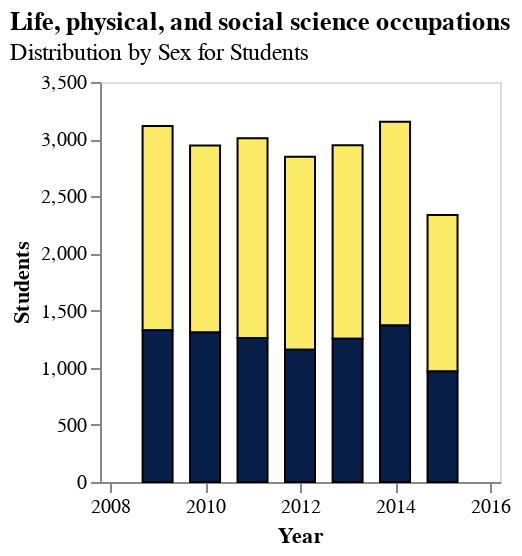

Notebook source saved alongside this figure:
### Code cell
TimeSeriesBar(student_melted, 'Life, physical, and social science occupations', "Students")

### Figure 1 — Vega-Lite specification as saved in the notebook (floating-point values rounded to 4 significant figures)
{"config": {"view": {"continuousWidth": 300, "continuousHeight": 300}}, "data": {"name": "data-ce85f2150995ffcec4581403e9d7e268"}, "mark": {"type": "bar", "size": 15, "stroke": "black", "strokeWidth": 1}, "encoding": {"color": {"field": "SEX", "legend": null, "scale": {"range": ["#FBEA65", "#081F49"]}, "type": "nominal"}, "x": {"axis": {"grid": false, "title": "Year"}, "field": "year", "scale": {"domain": ["2008-01-01T00:00:00", "2016-01-01T00:00:00"]}, "type": "temporal"}, "y": {"axis": {"grid": false, "title": "Students"}, "field": "count", "stack": true, "type": "quantitative"}}, "height": 200, "title": {"text": "Life, physical, and social science occupations", "subtitle": "Distribution by Sex for Students", "anchor": "start"}, "width": 200, "$schema": "https://vega.github.io/schema/vega-lite/v5.17.0.json", "datasets": {"data-ce85f2150995ffcec4581403e9d7e268": [{"year": "2009-01-01T00:00:00", "OCCUPATION": "Life, physical, and social science occupations", "SEX": "F", "count": 1787}, {"year": "2010-01-01T00:00:00", "OCCUPATION": "Life, physical, and social science occupations", "SEX": "F", "count": 1636}, {"year": "2011-01-01T00:00:00", "OCCUPATION": "Life, physical, and social science occupations", "SEX": "F", "count": 1749}, {"year": "2012-01-01T00:00:00", "OCCUPATION": "Life, physical, and social science occupations", "SEX": "F", "count": 1687}, {"year": "2013-01-01T00:00:00", "OCCUPATION": "Life, physical, and social science occupations", "SEX": "F", "count": 1693}, {"year": "2014-01-01T00:00:00", "OCCUPATION": "Life, physical, and social science occupations", "SEX": "F", "count": 1783}, {"year": "2015-01-01T00:00:00", "OCCUPATION": "Life, physical, and social science occupations", "SEX": "F", "count": 1370}, {"year": "2009-01-01T00:00:00", "OCCUPATION": "Life, physical, and social science occupations", "SEX": "M", "count": 1327}, {"year": "2010-01-01T00:00:00", "OCCUPATION": "Life, physical, and social science occupations", "SEX": "M", "count": 1308}, {"year": "2011-01-01T00:00:00", "OCCUPATION": "Life, physical, and social science occupations", "SEX": "M", "count": 1259}, {"year": "2012-01-01T00:00:00", "OCCUPATION": "Life, physical, and social science occupations", "SEX": "M", "count": 1158}, {"year": "2013-01-01T00:00:00", "OCCUPATION": "Life, physical, and social science occupations", "SEX": "M", "count": 1254}, {"year": "2014-01-01T00:00:00", "OCCUPATION": "Life, physical, and social science occupations", "SEX": "M", "count": 1370}, {"year": "2015-01-01T00:00:00", "OCCUPATION": "Life, physical, and social science occupations", "SEX": "M", "count": 967}]}}
